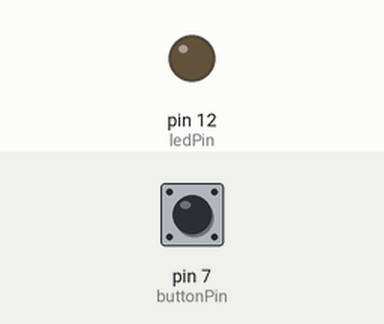
A sketch run on a simulated Arduino Uno, built with avr-gcc and run on an emulated ATmega328P. On the bench: output pins drawn as LEDs (lit = HIGH). Inputs (shaded band) come from the test bench; at power-on: pin 7 (buttonPin) LOW.

Above: at 1.2 s.
1.3 s: pin 7 (buttonPin) pulled HIGH for 0.15 s
At 1.37 s:
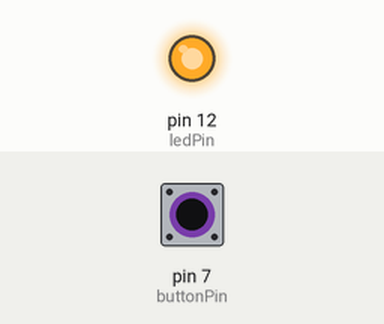
2.9 s: pin 7 (buttonPin) pulled HIGH for 3.2 s
At 6.5 s:
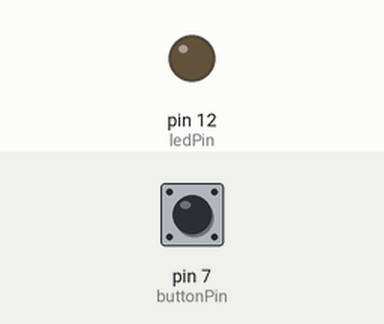
Timing chart, 0 to 8.0 s (numbered marks = the images above; inputs shaded):
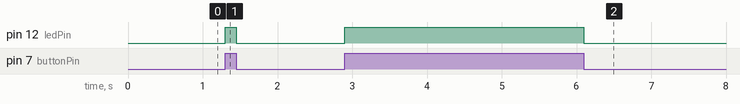

Measured:
- after the input at 1.3 s, pin 12 (ledPin): LOW → HIGH at once, → LOW 0.15 s later
- after the input at 2.9 s, pin 12 (ledPin): LOW → HIGH at once, → LOW 3.2 s later

The sketch:

3-2.ino
```cpp
const int buttonPin = 7;
// pushbuttonが接続されているピン
const int ledPin = 12;
// LEDが接続されているピン

int buttonState = 0;
// pushbuttonの状態がこの変数に記憶される

void setup()
{
    // ledPinピンをLED出力に設定
    pinMode(ledPin, OUTPUT);
    // buttonPinをpushbuttonの入力に設定
    pinMode(buttonPin, INPUT);
}
void loop()
{
    //入力を読み取り変数に記憶
    buttonState = digitalRead(buttonPin);

    // pushbuttonが押されているかをチェック
    //押されているとHIGHを出力
    if (buttonState == HIGH)
    {
        // LEDをオン
        digitalWrite(ledPin, HIGH);
    }
    else
    {
        // lEDをオフ
        digitalWrite(ledPin, LOW);
    }
}
```
